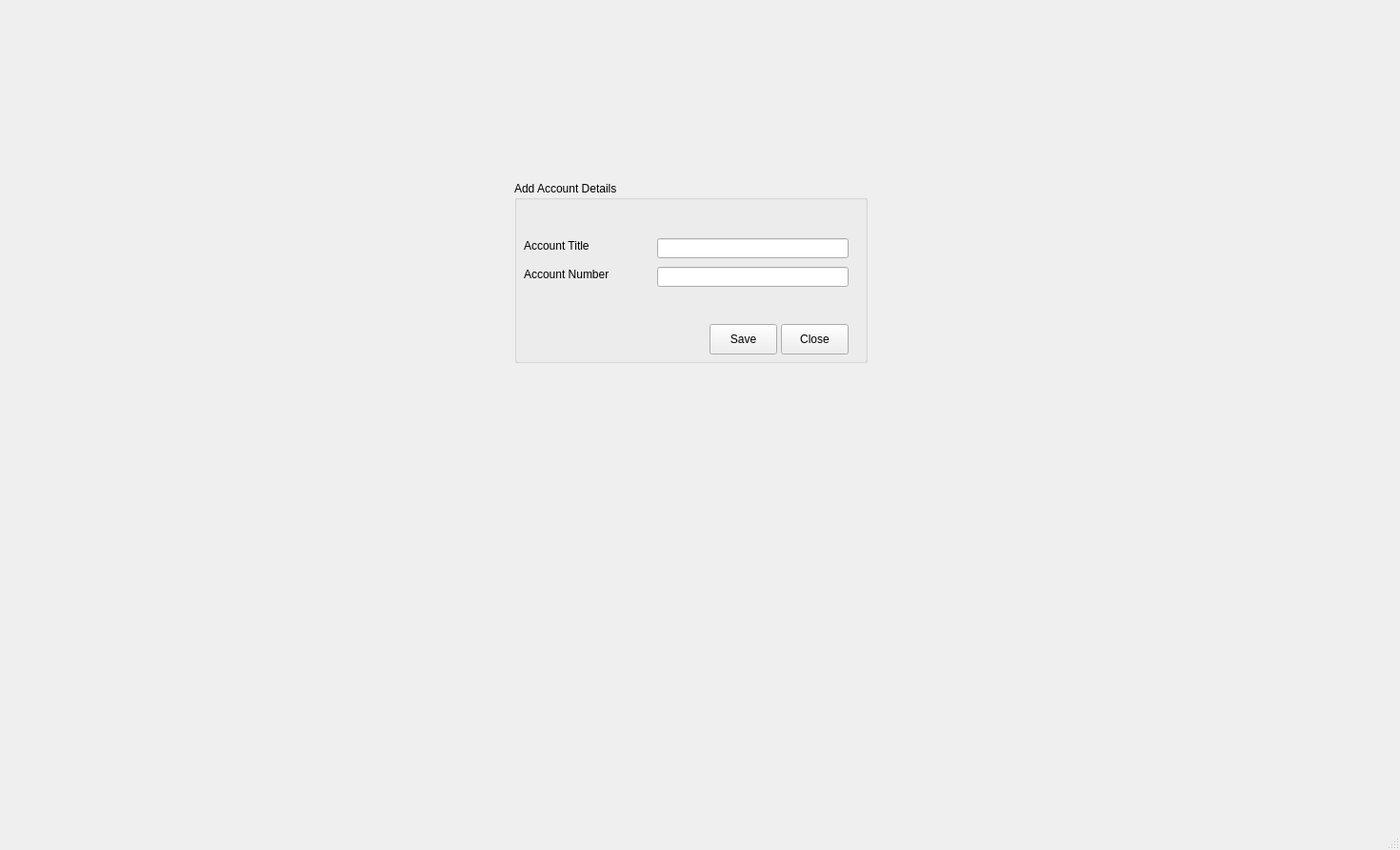
<?xml version="1.0" encoding="UTF-8"?>
<ui version="4.0">
 <class>MainWindow</class>
 <widget class="QMainWindow" name="MainWindow">
  <property name="geometry">
   <rect>
    <x>0</x>
    <y>0</y>
    <width>1470</width>
    <height>892</height>
   </rect>
  </property>
  <property name="windowTitle">
   <string>MainWindow</string>
  </property>
  <widget class="QWidget" name="centralwidget">
   <widget class="QGroupBox" name="groupBox">
    <property name="geometry">
     <rect>
      <x>540</x>
      <y>190</y>
      <width>371</width>
      <height>191</height>
     </rect>
    </property>
    <property name="title">
     <string>Add Account Details</string>
    </property>
    <widget class="QLabel" name="label_2">
     <property name="geometry">
      <rect>
       <x>10</x>
       <y>60</y>
       <width>91</width>
       <height>16</height>
      </rect>
     </property>
     <property name="text">
      <string>Account Title</string>
     </property>
    </widget>
    <widget class="QLabel" name="label_3">
     <property name="geometry">
      <rect>
       <x>10</x>
       <y>90</y>
       <width>111</width>
       <height>16</height>
      </rect>
     </property>
     <property name="text">
      <string>Account Number</string>
     </property>
    </widget>
    <widget class="QLineEdit" name="account_title_input">
     <property name="geometry">
      <rect>
       <x>150</x>
       <y>60</y>
       <width>201</width>
       <height>21</height>
      </rect>
     </property>
    </widget>
    <widget class="QLineEdit" name="account_number_input">
     <property name="geometry">
      <rect>
       <x>150</x>
       <y>90</y>
       <width>201</width>
       <height>21</height>
      </rect>
     </property>
    </widget>
    <widget class="QPushButton" name="close_button">
     <property name="geometry">
      <rect>
       <x>280</x>
       <y>150</y>
       <width>71</width>
       <height>32</height>
      </rect>
     </property>
     <property name="text">
      <string>Close</string>
     </property>
    </widget>
    <widget class="QPushButton" name="save_button">
     <property name="geometry">
      <rect>
       <x>205</x>
       <y>150</y>
       <width>71</width>
       <height>32</height>
      </rect>
     </property>
     <property name="text">
      <string>Save</string>
     </property>
    </widget>
   </widget>
  </widget>
  <widget class="QMenuBar" name="menubar">
   <property name="geometry">
    <rect>
     <x>0</x>
     <y>0</y>
     <width>1470</width>
     <height>36</height>
    </rect>
   </property>
  </widget>
  <widget class="QStatusBar" name="statusbar"/>
 </widget>
 <resources/>
 <connections/>
</ui>
